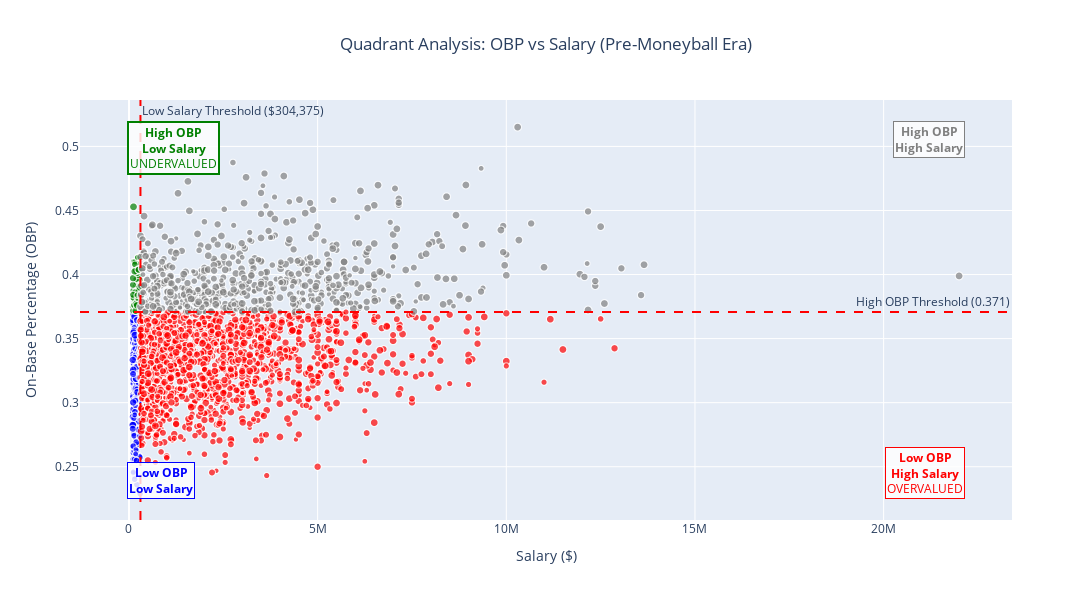

Here is the notebook cell this chart was saved with:
### Code cell
# Remove rows with missing OBP or salary data for the analysis
analysis_df = pre_moneyball_df.dropna(subset=["OBP", "salary"]).copy()

# Calculate percentiles to identify undervalued players
# High OBP = above 75th percentile
# Low Salary = below 25th percentile
obp_75th = analysis_df["OBP"].quantile(0.75)
salary_25th = analysis_df["salary"].quantile(0.25)

print(f"=== QUADRANT ANALYSIS CRITERIA ===")
print(f"High OBP threshold (75th percentile): {obp_75th:.3f}")
print(f"Low Salary threshold (25th percentile): ${salary_25th:,.0f}")


# Create quadrant categories for each player
def assign_quadrant(row):
    if row["OBP"] >= obp_75th and row["salary"] <= salary_25th:
        return "High OBP, Low Salary (Green)"  # Undervalued
    elif row["OBP"] < obp_75th and row["salary"] <= salary_25th:
        return "Low OBP, Low Salary (Blue)"
    elif row["OBP"] >= obp_75th and row["salary"] > salary_25th:
        return "High OBP, High Salary (Gray)"
    else:
        return "Low OBP, High Salary (Red)"  # Overvalued


analysis_df["quadrant"] = analysis_df.apply(assign_quadrant, axis=1)

# Count players in each quadrant
quadrant_counts = analysis_df["quadrant"].value_counts()
print(f"\n=== QUADRANT DISTRIBUTION ===")
for quadrant, count in quadrant_counts.items():
    print(f"{quadrant}: {count} players")

# Identify undervalued players (green quadrant)
undervalued_players = analysis_df[
    analysis_df["quadrant"] == "High OBP, Low Salary (Green)"
].copy()
print(f"\nNumber of undervalued players identified: {len(undervalued_players)}")

# Create interactive scatter plot with quadrant-based coloring
fig = px.scatter(
    analysis_df,
    x="salary",
    y="OBP",
    color="quadrant",  # Color by quadrant
    size="G",  # Games played as size
    size_max=8,  # Smaller maximum bubble size
    hover_data=["playerID", "teamID", "yearID", "BA", "SLG", "OPS"],
    title="Quadrant Analysis: OBP vs Salary (Pre-Moneyball Era)",
    labels={
        "salary": "Salary ($)",
        "OBP": "On-Base Percentage (OBP)",
        "G": "Games Played",
        "quadrant": "Quadrant",
    },
    color_discrete_map={
        "High OBP, Low Salary (Green)": "green",
        "Low OBP, Low Salary (Blue)": "blue",
        "High OBP, High Salary (Gray)": "gray",
        "Low OBP, High Salary (Red)": "red",
    },
)

# Add threshold lines
fig.add_hline(
    y=obp_75th,
    line_dash="dash",
    line_color="red",
    annotation_text=f"High OBP Threshold ({obp_75th:.3f})",
)
fig.add_vline(
    x=salary_25th,
    line_dash="dash",
    line_color="red",
    annotation_text=f"Low Salary Threshold (${salary_25th:,.0f})",
)

# Quadrant-based coloring is now handled by the main scatter plot

# Update layout
fig.update_layout(
    width=1200,
    height=600,
    showlegend=False,
    xaxis_title="Salary ($)",
    yaxis_title="On-Base Percentage (OBP)",
    title_x=0.5,
)

# Add quadrant labels
fig.add_annotation(
    x=0.95,
    y=0.95,
    xref="paper",
    yref="paper",
    text="<b>High OBP<br>High Salary</b>",
    showarrow=False,
    font=dict(size=12, color="gray"),
    bgcolor="rgba(255,255,255,0.8)",
    bordercolor="gray",
    borderwidth=1,
)

fig.add_annotation(
    x=0.05,
    y=0.95,
    xref="paper",
    yref="paper",
    text="<b>High OBP<br>Low Salary</b><br><span style='color:green'>UNDERVALUED</span>",
    showarrow=False,
    font=dict(size=12, color="green"),
    bgcolor="rgba(255,255,255,0.8)",
    bordercolor="green",
    borderwidth=2,
)

fig.add_annotation(
    x=0.95,
    y=0.05,
    xref="paper",
    yref="paper",
    text="<b>Low OBP<br>High Salary</b><br><span style='color:red'>OVERVALUED</span>",
    showarrow=False,
    font=dict(size=12, color="red"),
    bgcolor="rgba(255,255,255,0.8)",
    bordercolor="red",
    borderwidth=1,
)

fig.add_annotation(
    x=0.05,
    y=0.05,
    xref="paper",
    yref="paper",
    text="<b>Low OBP<br>Low Salary</b>",
    showarrow=False,
    font=dict(size=12, color="blue"),
    bgcolor="rgba(255,255,255,0.8)",
    bordercolor="blue",
    borderwidth=1,
)

fig.show()

# Display top undervalued players if any exist
if len(undervalued_players) > 0:
    print(f"\n=== UNDERVALUED PLAYERS (High OBP (descending), Low Salary) ===\n")
    top_undervalued = undervalued_players.sort_values(["OBP"], ascending=[False])[
        ["playerID", "yearID", "teamID", "OBP", "BA", "SLG", "OPS", "salary"]
    ]
    print(top_undervalued.to_string(index=False))
else:
    print("\nNo players meet the strict criteria for undervalued players.")
    print("Let's look at players with above-average OBP and below-average salary...")

    # Let us relax the criteria to find more undervalued players.
    # Relaxed criteria:
    # 1. Above median OBP
    # 2. Below median salary
    obp_median = analysis_df["OBP"].median()
    salary_median = analysis_df["salary"].median()

    relaxed_undervalued = analysis_df[
        (analysis_df["OBP"] >= obp_median) & (analysis_df["salary"] <= salary_median)
    ].copy()

    print(
        f"\nRelaxed criteria (above median OBP: {obp_median:.3f}, below median salary: ${salary_median:,.0f})"
    )
    print(f"Number of players: {len(relaxed_undervalued)}")

    if len(relaxed_undervalued) > 0:
        top_relaxed = relaxed_undervalued.sort_values(["OBP"], ascending=[False])[
            ["playerID", "yearID", "teamID", "OBP", "BA", "SLG", "OPS", "salary"]
        ]
        print(top_relaxed.to_string(index=False))

### Figure 1 — Plotly figure (JSON) as saved in the notebook; plotly's stock layout.template omitted (floating-point values rounded to 4 significant figures; data arrays with more than 128 entries replaced by an {"elided": "..."} marker saying what was removed)
{"data": [{"customdata": {"elided": "619x6 mixed values"}, "hovertemplate": "Quadrant=Low OBP, Low Salary (Blue)<br>Salary ($)=%{x}<br>On-Base Percentage (OBP)=%{y}<br>Games Played=%{marker.size}<br>playerID=%{customdata[0]}<br>teamID=%{customdata[1]}<br>yearID=%{customdata[2]}<br>BA=%{customdata[3]}<br>SLG=%{customdata[4]}<br>OPS=%{customdata[5]}<extra></extra>", "legendgroup": "Low OBP, Low Salary (Blue)", "marker": {"color": "blue", "size": {"elided": "619 int values"}, "sizemode": "area", "sizeref": 2.547, "symbol": "circle"}, "mode": "markers", "name": "Low OBP, Low Salary (Blue)", "showlegend": true, "type": "scattergl", "x": {"elided": "619 int values"}, "xaxis": "x", "y": {"elided": "619 float values"}, "yaxis": "y"}, {"customdata": {"elided": "1481x6 mixed values"}, "hovertemplate": "Quadrant=Low OBP, High Salary (Red)<br>Salary ($)=%{x}<br>On-Base Percentage (OBP)=%{y}<br>Games Played=%{marker.size}<br>playerID=%{customdata[0]}<br>teamID=%{customdata[1]}<br>yearID=%{customdata[2]}<br>BA=%{customdata[3]}<br>SLG=%{customdata[4]}<br>OPS=%{customdata[5]}<extra></extra>", "legendgroup": "Low OBP, High Salary (Red)", "marker": {"color": "red", "size": {"elided": "1481 int values"}, "sizemode": "area", "sizeref": 2.547, "symbol": "circle"}, "mode": "markers", "name": "Low OBP, High Salary (Red)", "showlegend": true, "type": "scattergl", "x": {"elided": "1481 int values"}, "xaxis": "x", "y": {"elided": "1481 float values"}, "yaxis": "y"}, {"customdata": {"elided": "81x6 mixed values"}, "hovertemplate": "Quadrant=High OBP, Low Salary (Green)<br>Salary ($)=%{x}<br>On-Base Percentage (OBP)=%{y}<br>Games Played=%{marker.size}<br>playerID=%{customdata[0]}<br>teamID=%{customdata[1]}<br>yearID=%{customdata[2]}<br>BA=%{customdata[3]}<br>SLG=%{customdata[4]}<br>OPS=%{customdata[5]}<extra></extra>", "legendgroup": "High OBP, Low Salary (Green)", "marker": {"color": "green", "size": [151, 119, 151, 148, 124, 121, 96, 123, 104, 153, 108, 151, 128, 158, 159, 122, 115, 116, 129, 105, 131, 90, 124, 112, 159, 80, 139, 155, 101, 152, 130, 96, 88, 135, 109, 130, 144, 105, 107, 117, 146, 152, 95, 125, 140, 125, 128, 144, 147, 117, 151, 109, 107, 136, 145, 119, 86, 156, 161, 137, 149, 156, 142, 130, 129, 92, 130, 133, 144, 82, 150, 149, 158, 82, 152, 124, 73, 143, 136, 108, 120], "sizemode": "area", "sizeref": 2.547, "symbol": "circle"}, "mode": "markers", "name": "High OBP, Low Salary (Green)", "showlegend": true, "type": "scattergl", "x": [180000, 220000, 215000, 152500, 200000, 250000, 140000, 205000, 285000, 225000, 280000, 220000, 225000, 187500, 260000, 155000, 230000, 200000, 100000, 125000, 200000, 200000, 282500, 300000, 275000, 109000, 258333, 172000, 110000, 190000, 170000, 175000, 229000, 216000, 296000, 109000, 235000, 250000, 190000, 200000, 245000, 215000, 152000, 230000, 275000, 105000, 255000, 108000, 198000, 215000, 215000, 155000, 114500, 180000, 300000, 245000, 170000, 215000, 200000, 150000, 195000, 150000, 127500, 212500, 135000, 220000, 140000, 165000, 192500, 190000, 265000, 270000, 120000, 230000, 290000, 109000, 230000, 175000, 212500, 225000, 252500], "xaxis": "x", "y": [0.4085, 0.3913, 0.3909, 0.3723, 0.379, 0.3963, 0.3785, 0.3927, 0.3728, 0.3815, 0.3782, 0.3991, 0.3842, 0.3909, 0.3759, 0.3862, 0.373, 0.3794, 0.3748, 0.3721, 0.394, 0.3731, 0.3909, 0.3963, 0.4041, 0.4103, 0.3971, 0.3864, 0.3877, 0.3805, 0.4043, 0.3838, 0.3894, 0.3714, 0.3774, 0.3718, 0.3905, 0.4018, 0.3963, 0.3872, 0.3996, 0.3867, 0.4098, 0.3735, 0.3819, 0.3919, 0.4136, 0.3972, 0.374, 0.401, 0.3866, 0.4079, 0.3814, 0.3741, 0.3829, 0.4043, 0.3712, 0.3782, 0.403, 0.4025, 0.3752, 0.3775, 0.382, 0.3785, 0.3759, 0.4133, 0.3761, 0.3863, 0.3773, 0.3834, 0.3872, 0.4038, 0.4529, 0.3841, 0.3902, 0.3842, 0.3811, 0.3718, 0.376, 0.384, 0.4038], "yaxis": "y"}, {"customdata": {"elided": "619x6 mixed values"}, "hovertemplate": "Quadrant=High OBP, High Salary (Gray)<br>Salary ($)=%{x}<br>On-Base Percentage (OBP)=%{y}<br>Games Played=%{marker.size}<br>playerID=%{customdata[0]}<br>teamID=%{customdata[1]}<br>yearID=%{customdata[2]}<br>BA=%{customdata[3]}<br>SLG=%{customdata[4]}<br>OPS=%{customdata[5]}<extra></extra>", "legendgroup": "High OBP, High Salary (Gray)", "marker": {"color": "gray", "size": {"elided": "619 int values"}, "sizemode": "area", "sizeref": 2.547, "symbol": "circle"}, "mode": "markers", "name": "High OBP, High Salary (Gray)", "showlegend": true, "type": "scattergl", "x": {"elided": "619 int values"}, "xaxis": "x", "y": {"elided": "619 float values"}, "yaxis": "y"}], "layout": {"annotations": [{"showarrow": false, "text": "High OBP Threshold (0.371)", "x": 1, "xanchor": "right", "xref": "x domain", "y": 0.3708, "yanchor": "bottom", "yref": "y"}, {"showarrow": false, "text": "Low Salary Threshold ($304,375)", "x": 304375, "xanchor": "left", "xref": "x", "y": 1, "yanchor": "top", "yref": "y domain"}, {"bgcolor": "rgba(255,255,255,0.8)", "bordercolor": "gray", "borderwidth": 1, "font": {"color": "gray", "size": 12}, "showarrow": false, "text": "<b>High OBP<br>High Salary</b>", "x": 0.95, "xref": "paper", "y": 0.95, "yref": "paper"}, {"bgcolor": "rgba(255,255,255,0.8)", "bordercolor": "green", "borderwidth": 2, "font": {"color": "green", "size": 12}, "showarrow": false, "text": "<b>High OBP<br>Low Salary</b><br><span style='color:green'>UNDERVALUED</span>", "x": 0.05, "xref": "paper", "y": 0.95, "yref": "paper"}, {"bgcolor": "rgba(255,255,255,0.8)", "bordercolor": "red", "borderwidth": 1, "font": {"color": "red", "size": 12}, "showarrow": false, "text": "<b>Low OBP<br>High Salary</b><br><span style='color:red'>OVERVALUED</span>", "x": 0.95, "xref": "paper", "y": 0.05, "yref": "paper"}, {"bgcolor": "rgba(255,255,255,0.8)", "bordercolor": "blue", "borderwidth": 1, "font": {"color": "blue", "size": 12}, "showarrow": false, "text": "<b>Low OBP<br>Low Salary</b>", "x": 0.05, "xref": "paper", "y": 0.05, "yref": "paper"}], "height": 600, "legend": {"itemsizing": "constant", "title": {"text": "Quadrant"}, "tracegroupgap": 0}, "shapes": [{"line": {"color": "red", "dash": "dash"}, "type": "line", "x0": 0, "x1": 1, "xref": "x domain", "y0": 0.3708, "y1": 0.3708, "yref": "y"}, {"line": {"color": "red", "dash": "dash"}, "type": "line", "x0": 304375, "x1": 304375, "xref": "x", "y0": 0, "y1": 1, "yref": "y domain"}], "showlegend": false, "title": {"text": "Quadrant Analysis: OBP vs Salary (Pre-Moneyball Era)", "x": 0.5}, "width": 1200, "xaxis": {"anchor": "y", "domain": [0, 1], "title": {"text": "Salary ($)"}}, "yaxis": {"anchor": "x", "domain": [0, 1], "title": {"text": "On-Base Percentage (OBP)"}}}}
